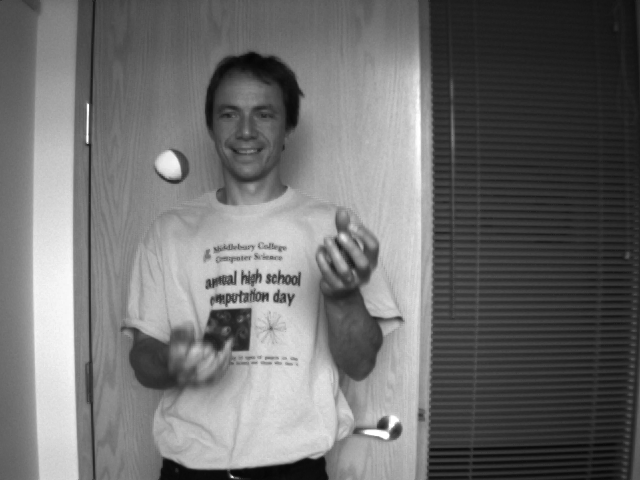
#> input picture data-gray/Beanbags/frame07.png, 640 x 480 px; its folder holds 3 pictures in this run
$ python cv_assignment_3.py
#> lines starting #> are read from the running program, lines starting #| are printed output that depends on the picture
# [11 lines of commented-out code are left out]

import os
import numpy as np
import cv2
import time

def ssd_algo(img1, img2):
    diff = img1.astype(np.float32) - img2.astype(np.float32)
    return np.sum(diff ** 2)

def srd_algo(img1, img2, epsilon=1e-3):
    diff = img1.astype(np.float32) - img2.astype(np.float32)
    rho = np.sqrt(diff ** 2 + epsilon ** 2) - epsilon
    return np.sum(rho)

def sad_algo(img1, img2):
    diff = img1.astype(np.float32) - img2.astype(np.float32)
    return np.sum(np.abs(diff))

def process_folder(folder_path):
    # Get all image file paths in the folder
#> called with folder_path = 'data-gray/Beanbags'
    image_files = [os.path.join(folder_path, f) for f in os.listdir(folder_path) if f.endswith(('.png'))]

    # Initialize total times for each metric
    total_ssd_time = 0
    total_srd_time = 0
    total_sad_time = 0

    # Run algorithms on every pair of images
    for i in range(len(image_files)):
        for j in range(i + 1, len(image_files)):
            img1_path = image_files[i]
            img2_path = image_files[j]

            # Read the images in grayscale
            img1 = cv2.imread(img1_path, cv2.IMREAD_GRAYSCALE)
#> img1 is the input picture: shape (480, 640); min 4, max 255, mean 109.7
            img2 = cv2.imread(img2_path, cv2.IMREAD_GRAYSCALE)
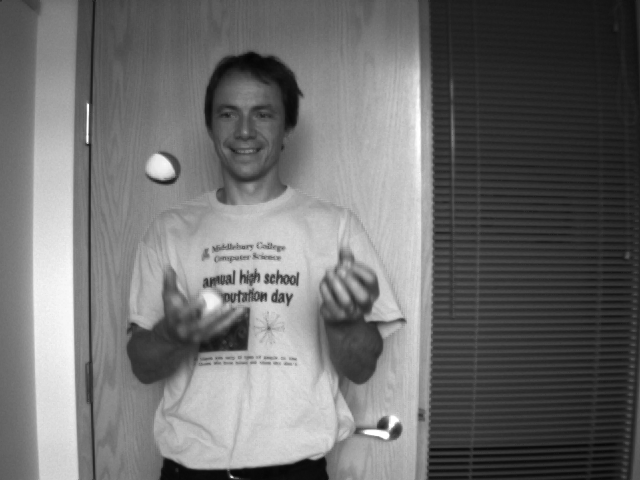
#> input picture data-gray/Beanbags/frame08.png, 640 x 480 px
#> img2 is the input picture: shape (480, 640); min 5, max 255, mean 109.4

            # Ensure images have the same dimensions
            if img1.shape != img2.shape:
                print(f"Resizing images: {os.path.basename(img1_path)} and {os.path.basename(img2_path)}")
                img2 = cv2.resize(img2, (img1.shape[1], img1.shape[0]))

            # Compute SSD and record time
            start = time.time()
            ssd_algo(img1, img2)
#> in ssd_algo, `diff = img1.astype(np.float32) - img2.astype(np.float32)`:
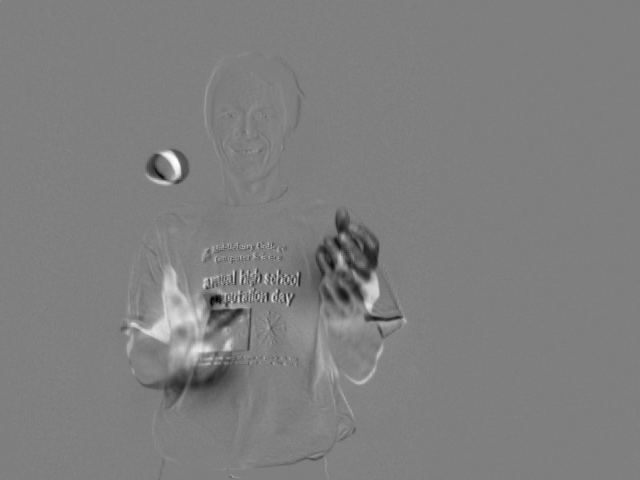
#> diff: shape (480, 640) float32; min -179, max 180, mean 0.3; drawn with min black and max white
            total_ssd_time += time.time() - start

            # Compute SRD and record time
            start = time.time()
            srd_algo(img1, img2)
#> in srd_algo, `rho = np.sqrt(diff ** 2 + epsilon ** 2) - epsilon`:
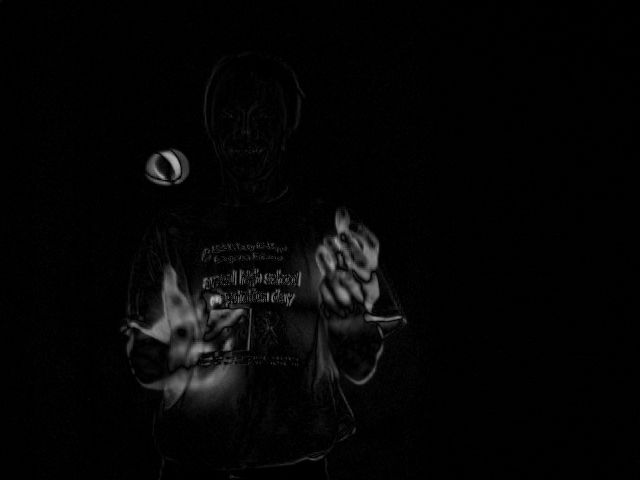
#> rho: shape (480, 640) float32; min 0, max 180, mean 5.9
            total_srd_time += time.time() - start

            # Compute SAD and record time
            start = time.time()
            sad_algo(img1, img2)
            total_sad_time += time.time() - start

    # Return the total times for the folder
    return {
        "Folder": folder_path,
        "Total SSD Time": total_ssd_time,
        "Total SRD Time": total_srd_time,
        "Total SAD Time": total_sad_time
    }

# Main function to process multiple folders
def process_multiple_folders(base_path):
    """Process multiple folders and collect results."""
    results = []
    for folder_name in os.listdir(base_path):
        folder_path = os.path.join(base_path, folder_name)
        if os.path.isdir(folder_path):
            print(f"Processing folder: {folder_path}")
            folder_results = process_folder(folder_path)
            if folder_results is not None:
                results.append(folder_results)

    return results

# Base directory containing multiple folders
base_path = 'data-gray'

# Process all folders
all_results = process_multiple_folders(base_path)

# Print results
print("\nTotal Computation Time per Folder:")
for res in all_results:
    print(f"Folder: {res['Folder']}")
    print(f"  Total SSD Time: {res['Total SSD Time']:.6f}s")
    print(f"  Total SRD Time: {res['Total SRD Time']:.6f}s")
    print(f"  Total SAD Time: {res['Total SAD Time']:.6f}s")
    print("-" * 40)
